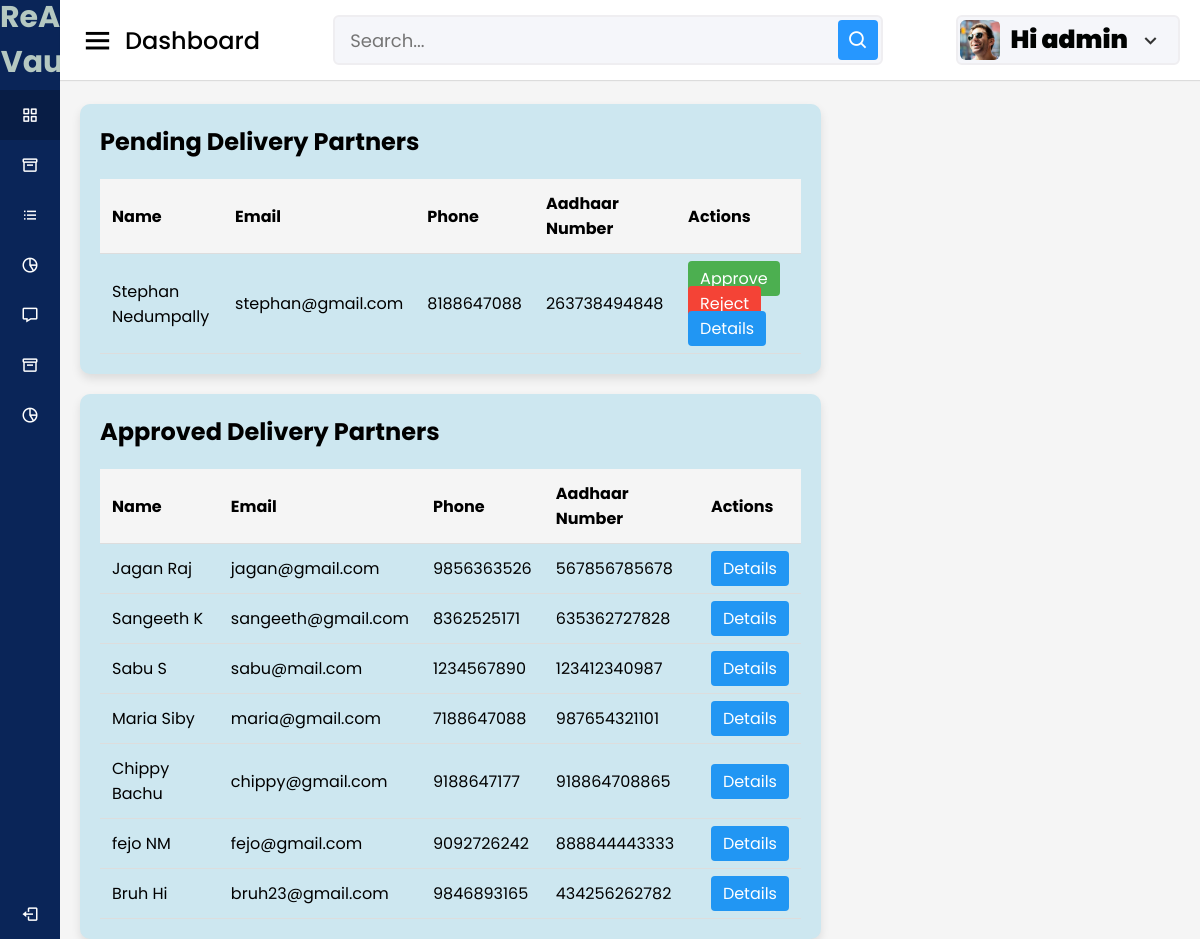
/adminclick/manage_delivery/ (signed in), run on the app's committed database.
### delivery/models.py (models this page shows, shortened)
class DeliveryPartner(models.Model):
    user = models.OneToOneField(User, on_delete=models.CASCADE, null=True, blank=True)
    first_name = models.CharField(max_length=100, null=True, blank=True)
    last_name = models.CharField(max_length=100, null=True, blank=True)
    email = models.EmailField(unique=True, null=True, blank=True)
    phone = models.CharField(max_length=15, null=True, blank=True)
    date_of_birth = models.DateField(null=True, blank=True)
    address = models.TextField(null=True, blank=True)
    pin_code = models.CharField(max_length=6, null=True, blank=True)
    driving_license = models.CharField(max_length=20, null=True, blank=True)
    aadhaar_number = models.CharField(max_length=12, unique=True, null=True, blank=True)
    aadhaar_front_image = models.FileField(upload_to='delivery_partner/aadhaar/', null=True, blank=True)
    aadhaar_back_image = models.FileField(upload_to='delivery_partner/aadhaar/', null=True, blank=True)
    created_at = models.DateTimeField(auto_now_add=True, null=True, blank=True)
    updated_at = models.DateTimeField(auto_now=True, null=True, blank=True)

### delivery/views.py (the view)
# urls.py: path('manage_delivery/', manage_delivery_partners, name='manage_delivery_partners'),
@login_required
@user_passes_test(is_admin)
def manage_delivery_partners(request):
    pending_partners = DeliveryPartner.objects.exclude(
        id__in=ApprovedDeliveryPartner.objects.values_list('delivery_partner_id', flat=True)
    ).select_related('user')
    approved_partners = DeliveryPartner.objects.filter(
        id__in=ApprovedDeliveryPartner.objects.values_list('delivery_partner_id', flat=True)
    ).select_related('user')
    pending_list = [{
        'id': partner.id,
        'first_name': partner.user.first_name,
        'last_name': partner.user.last_name,
        'email': partner.user.email,
        'phone': partner.phone,
        'aadhaar_number': partner.aadhaar_number if hasattr(partner, 'aadhaar_number') else ''
    } for partner in pending_partners]
    approved_list = [{
        'id': partner.id,
        'first_name': partner.user.first_name,
        'last_name': partner.user.last_name,
        'email': partner.user.email,
        'phone': partner.phone,
        'aadhaar_number': partner.aadhaar_number if hasattr(partner, 'aadhaar_number') else ''
    } for partner in approved_partners]
    context = {
        'pending_partners': pending_list,
        'approved_partners': approved_list
    }
    return render(request, 'admin/manage_delivery.html', context)

### delivery/views.py (called while the page is built)
def is_admin(user):
    return user.is_superuser

### template/admin/manage_delivery.html (shortened to what this page needs)
{% load static %}
<!DOCTYPE html>
<html lang="en" dir="ltr">
<head>
    <link rel="stylesheet" href="{% static 'assets/css/styles.css' %}">
    <link href='https://unpkg.com/boxicons@2.0.7/css/boxicons.min.css' rel='stylesheet'>
</head>
<body>
    <div class="sidebar">
        <div class="logo-details">
            <span class="logo_name" style="font-size: 30px; text-align: center; font-weight: 700; color: #b5c8c1;">ReArt Vault</span>
        </div>
        <ul class="nav-links">
            <li>
                <a href="{% url 'admin_dashboard' %}" class="active">
                    <i class='bx bx-grid-alt'></i>
                    <span class="links_name">Admin Dashboard</span>
                </a>
            </li>
            <li>
                <a href="{% url 'add_medium_of_waste' %}">
                    <i class='bx bx-box'></i>
                    <span class="links_name">Add Medium </span>
                </a>
            </li>
            <li>
                <a href="{% url 'approve_artists' %}">
                    <i class='bx bx-list-ul'></i>
                    <span class="links_name">Manage Artists</span>
                </a>
            </li>
            <li>
                <a href="{% url 'donation_listview' %}">
                    <i class='bx bx-pie-chart-alt-2'></i>
                    <span class="links_name">Manage Donations</span>
                </a>
            </li>
            <li>
                <a href="{% url 'set_rates' %}">
                    <i class='bx bx-message'></i>
                    <span class="links_name">Set Pricing</span>
                </a>
            </li>
            <li>
                <a href="{% url 'add_category' %}">
                    <i class='bx bx-box'></i>
                    <span class="links_name">Add Category</span>
                </a>
            </li>
            <li>
                <a href="{% url 'manage_delivery_partners' %}">
                  <i class='bx bx-pie-chart-alt-2'></i>
                  <span class="links_name">Manage Del Partner</span>
                </a>
              </li>
            <li class="log_out">
                <a href="{% url 'userlogout' %}">
                    <i class='bx bx-log-out'></i>
                    <span class="links_name">Log out</span>
                </a>
            </li>
        </ul>
    </div>
    <section class="home-section">
        <nav>
            <div class="sidebar-button">
                <i class='bx bx-menu sidebarBtn'></i>
                <span class="dashboard">  Dashboard</span>
            </div>
            <div class="search-box">
                <input type="text" placeholder="Search...">
                <i class='bx bx-search'></i>
            </div>
            <div class="profile-details">
                <img src="{% static 'admin.jpg' %}" alt="Admin Profile">
                <span class="admin_name" style="font-size: 25px; font-weight: 900; color: #010302;">Hi {{user.username}}</span>
                <i class='bx bx-chevron-down'></i>
            </div>
        </nav>
        <div class="home-content">
            <div class="sales-boxes">
                <div class="recent-sales box" style="background-color: rgb(205, 231, 240); padding: 20px; border-radius: 10px;">
                    <div class="title" style="font-size: 24px; font-weight: bold; margin-bottom: 20px;">Pending Delivery Partners</div>
                    <table class="delivery-table">
                        <thead>
                            <tr>
                                <th>Name</th>
                                <th>Email</th>
                                <th>Phone</th>
                                <th>Aadhaar Number</th>
                                <th>Actions</th>
                            </tr>
                        </thead>
                        <tbody>
                            {% for partner in pending_partners %}
                            <tr>
                                <td>{{ partner.first_name }} {{ partner.last_name }}</td>
                                <td>{{ partner.email }}</td>
                                <td>{{ partner.phone }}</td>
                                <td>{{ partner.aadhaar_number }}</td>
                                <td>
                                    <a href="{% url 'approve_delivery_partner' partner.id %}" class="btn-approve">Approve</a>
                                    <a href="{% url 'reject_delivery_partner' partner.id %}" class="btn-reject">Reject</a>
                                    <a href="{% url 'delivery_partner_details' partner.id %}" class="btn-details">Details</a>
                                </td>
                            </tr>
                            {% empty %}
                            <tr>
                                <td colspan="5" style="text-align: center;">No pending delivery partner requests</td>
                            </tr>
                            {% endfor %}
                        </tbody>
                    </table>
                </div>
            </div>
            <div class="sales-boxes" style="margin-top: 20px;">
                <div class="recent-sales box" style="background-color: rgb(205, 231, 240); padding: 20px; border-radius: 10px;">
                    <div class="title" style="font-size: 24px; font-weight: bold; margin-bottom: 20px;">Approved Delivery Partners</div>
                    <table class="delivery-table">
                        <thead>
                            <tr>
                                <th>Name</th>
                                <th>Email</th>
                                <th>Phone</th>
                                <th>Aadhaar Number</th>
                                <th>Actions</th>
                            </tr>
                        </thead>
                        <tbody>
                            {% for partner in approved_partners %}
                            <tr>
                                <td>{{ partner.first_name }} {{ partner.last_name }}</td>
                                <td>{{ partner.email }}</td>
                                <td>{{ partner.phone }}</td>
                                <td>{{ partner.aadhaar_number }}</td>
                                <td>
                                    <a href="{% url 'delivery_partner_details' partner.id %}" class="btn-details">Details</a>
                                </td>
                            </tr>
                            {% empty %}
                            <tr>
                                <td colspan="5" style="text-align: center;">No approved delivery partners</td>
                            </tr>
                            {% endfor %}
                        </tbody>
                    </table>
                </div>
            </div>
        </div>
    </section>
</body>
</html>

### static/assets/css/styles.css (style rules this page uses)
* { margin: 0; padding: 0; box-sizing: border-box; font-family: 'Poppins', sans-serif; }
.sidebar { position: fixed; height: 100%; width: 240px; background: #0A2558; transition: all 0.5s ease; }
.sidebar .logo-details { height: 80px; display: flex; align-items: center; }
.sidebar .logo-details .logo_name { color: #fff; font-size: 24px; font-weight: 500; }
.sidebar .nav-links { margin-top: 10px; }
.sidebar .nav-links li { position: relative; list-style: none; height: 50px; }
.sidebar .nav-links li a { height: 100%; width: 100%; display: flex; align-items: center; text-decoration: none; transition: all 0.4s ease; }
.sidebar .nav-links li a.active { background: #081D45; }
.sidebar .nav-links li i { min-width: 60px; text-align: center; font-size: 18px; color: #fff; }
.sidebar .nav-links li a .links_name { color: #fff; font-size: 15px; font-weight: 400; white-space: nowrap; }
.sidebar .nav-links .log_out { position: absolute; bottom: 0; width: 100%; }
.home-section { position: relative; background: #f5f5f5; min-height: 100vh; width: calc(100% - 240px); left: 240px; transition: all 0.5s ease; }
.home-section nav { display: flex; justify-content: space-between; height: 80px; background: #fff; display: flex; align-items: center; position: fixed; width: calc(100% - 240px); left: 240px; z-index: 100; padding: 0 20px; box-shadow: 0 1px 1px rgba(0, 0, 0, 0.1); transition: all 0.5s ease; }
.home-section nav .sidebar-button { display: flex; align-items: center; font-size: 24px; font-weight: 500; }
nav .sidebar-button i { font-size: 35px; margin-right: 10px; }
.home-section nav .search-box { position: relative; height: 50px; max-width: 550px; width: 100%; margin: 0 20px; }
nav .search-box input { height: 100%; width: 100%; outline: none; background: #F5F6FA; border: 2px solid #EFEEF1; border-radius: 6px; font-size: 18px; padding: 0 15px; }
nav .search-box .bx-search { position: absolute; height: 40px; width: 40px; background: #2697FF; right: 5px; top: 50%; transform: translateY(-50%); border-radius: 4px; line-height: 40px; text-align: center; color: #fff; font-size: 22px; transition: all 0.4 ease; }
.home-section nav .profile-details { display: flex; align-items: center; background: #F5F6FA; border: 2px solid #EFEEF1; border-radius: 6px; height: 50px; min-width: 190px; padding: 0 15px 0 2px; }
nav .profile-details img { height: 40px; width: 40px; border-radius: 6px; object-fit: cover; }
nav .profile-details .admin_name { font-size: 15px; font-weight: 500; color: #333; margin: 0 10px; white-space: nowrap; }
nav .profile-details i { font-size: 25px; color: #333; }
.home-section .home-content { position: relative; padding-top: 104px; }
.home-content .sales-boxes { display: flex; justify-content: space-between; }
.home-content .sales-boxes .recent-sales { width: 65%; background: #fff; padding: 20px 30px; margin: 0 20px; border-radius: 12px; box-shadow: 0 5px 10px rgba(0, 0, 0, 0.1); }
.sales-boxes .box .title { font-size: 24px; font-weight: 500; }
@media (max-width: 1240px) { .sidebar { width: 60px; } }
@media (max-width: 1240px) { .home-section { width: calc(100% - 60px); left: 60px; } }
@media (max-width: 1240px) { .home-section nav { width: calc(100% - 60px); left: 60px; } }

### template/admin/manage_delivery.html (style rules this page uses)
.delivery-table { width: 100%; border-collapse: collapse; margin-top: 20px; }
.delivery-table th, .delivery-table td { padding: 12px; text-align: left; border-bottom: 1px solid #ddd; }
.delivery-table th { background-color: #f5f5f5; font-weight: bold; }
.btn-approve { background-color: #4CAF50; color: white; padding: 6px 12px; border: none; border-radius: 4px; cursor: pointer; text-decoration: none; margin-right: 5px; }
.btn-reject { background-color: #f44336; color: white; padding: 6px 12px; border: none; border-radius: 4px; cursor: pointer; text-decoration: none; margin-right: 5px; }
.btn-details { background-color: #2196F3; color: white; padding: 6px 12px; border: none; border-radius: 4px; cursor: pointer; text-decoration: none; }
.profile-details { position: relative; cursor: pointer; }
.profile-details img { width: 40px; height: 40px; border-radius: 50%; object-fit: cover; }

### data on the page
DeliveryPartner: phone "8188647088", aadhaar_number "263738494848"
DeliveryPartner: phone "9856363526", aadhaar_number "567856785678"
DeliveryPartner: phone "8362525171", aadhaar_number "635362727828"
DeliveryPartner: phone "1234567890", aadhaar_number "123412340987"
DeliveryPartner: phone "7188647088", aadhaar_number "987654321101"
DeliveryPartner: phone "9188647177", aadhaar_number "918864708865"
DeliveryPartner: phone "9092726242", aadhaar_number "888844443333"
DeliveryPartner: phone "9846893165", aadhaar_number "434256262782"

### other printed values
{{ user.username }} "admin"
{{ partner.first_name }} "Stephan"
{{ partner.last_name }} "Nedumpally"
{{ partner.email }} "stephan@gmail.com"
{{ partner.first_name }} "Jagan" "Sangeeth" "Sabu" "Maria" "Chippy" "fejo" "Bruh"
{{ partner.last_name }} "Raj" "K" "S" "Siby" "Bachu" "NM" "Hi"
{{ partner.email }} "jagan@gmail.com" "sangeeth@gmail.com" "sabu@mail.com" "maria@gmail.com" "chippy@gmail.com" "fejo@gmail.com" "bruh23@gmail.com"
